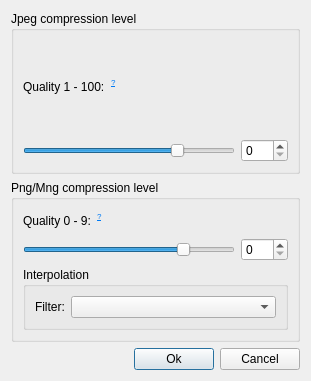
<?xml version="1.0" encoding="UTF-8"?>
<ui version="4.0">
 <class>DialogQuality</class>
 <widget class="QDialog" name="DialogQuality">
  <property name="geometry">
   <rect>
    <x>0</x>
    <y>0</y>
    <width>311</width>
    <height>381</height>
   </rect>
  </property>
  <property name="windowTitle">
   <string>Image settings</string>
  </property>
  <layout class="QVBoxLayout" name="verticalLayout_5">
   <item>
    <widget class="QGroupBox" name="groupBox">
     <property name="title">
      <string>Jpeg compression level</string>
     </property>
     <layout class="QVBoxLayout" name="verticalLayout">
      <item>
       <layout class="QHBoxLayout" name="horizontalLayout_6">
        <item>
         <widget class="QLabel" name="label">
          <property name="text">
           <string>Quality 1 - 100:</string>
          </property>
         </widget>
        </item>
        <item>
         <widget class="QLabel" name="labelJpegHelp">
          <property name="toolTip">
           <string>&lt;html&gt;&lt;head/&gt;&lt;body&gt;&lt;p&gt;For the JPEG image formats, quality is 1 (lowest image quality and highest compression) to 100 (best quality but least effective compression).&lt;/p&gt;&lt;/body&gt;&lt;/html&gt;</string>
          </property>
          <property name="text">
           <string>&lt;html&gt;&lt;head/&gt;&lt;body&gt;&lt;p&gt;&lt;a href=&quot;#&quot;&gt;&lt;span style=&quot; text-decoration: underline; color:#007af4; vertical-align:super;&quot;&gt;?&lt;/span&gt;&lt;/a&gt;&lt;/p&gt;&lt;/body&gt;&lt;/html&gt;</string>
          </property>
         </widget>
        </item>
        <item>
         <spacer name="horizontalSpacer_3">
          <property name="orientation">
           <enum>Qt::Horizontal</enum>
          </property>
          <property name="sizeHint" stdset="0">
           <size>
            <width>40</width>
            <height>20</height>
           </size>
          </property>
         </spacer>
        </item>
       </layout>
      </item>
      <item>
       <layout class="QHBoxLayout" name="horizontalLayout">
        <item>
         <widget class="QSlider" name="sliderJpegQ">
          <property name="minimum">
           <number>1</number>
          </property>
          <property name="maximum">
           <number>100</number>
          </property>
          <property name="value">
           <number>75</number>
          </property>
          <property name="orientation">
           <enum>Qt::Horizontal</enum>
          </property>
         </widget>
        </item>
        <item>
         <widget class="QSpinBox" name="spinJpegQ">
          <property name="maximum">
           <number>100</number>
          </property>
         </widget>
        </item>
       </layout>
      </item>
     </layout>
    </widget>
   </item>
   <item>
    <widget class="QGroupBox" name="groupBox_2">
     <property name="toolTip">
      <string/>
     </property>
     <property name="toolTipDuration">
      <number>-1</number>
     </property>
     <property name="whatsThis">
      <string/>
     </property>
     <property name="title">
      <string>Png/Mng compression level</string>
     </property>
     <layout class="QVBoxLayout" name="verticalLayout_2">
      <item>
       <layout class="QHBoxLayout" name="horizontalLayout_5">
        <item>
         <widget class="QLabel" name="label_2">
          <property name="text">
           <string>Quality 0 - 9:</string>
          </property>
         </widget>
        </item>
        <item>
         <widget class="QLabel" name="labelPngHelp">
          <property name="toolTip">
           <string>&lt;html&gt;&lt;head/&gt;&lt;body&gt;&lt;p&gt;Sets the zlib compression level from 1 to 9 (1 is lowest and 9 is highest).&lt;/p&gt;&lt;p&gt;For compression level 0, the Huffman-only strategy is used, which is fastest but not necessarily the worst compression.&lt;/p&gt;&lt;p&gt;PNG uses a 'lossless' compression method, so increasing the compression does NOT reduce your image quality.&lt;/p&gt;&lt;/body&gt;&lt;/html&gt;</string>
          </property>
          <property name="text">
           <string>&lt;html&gt;&lt;head/&gt;&lt;body&gt;&lt;p&gt;&lt;a href=&quot;#&quot;&gt;&lt;span style=&quot; text-decoration: underline; color:#007af4; vertical-align:super;&quot;&gt;?&lt;/span&gt;&lt;/a&gt;&lt;/p&gt;&lt;/body&gt;&lt;/html&gt;</string>
          </property>
         </widget>
        </item>
        <item>
         <spacer name="horizontalSpacer_2">
          <property name="orientation">
           <enum>Qt::Horizontal</enum>
          </property>
          <property name="sizeHint" stdset="0">
           <size>
            <width>40</width>
            <height>20</height>
           </size>
          </property>
         </spacer>
        </item>
       </layout>
      </item>
      <item>
       <layout class="QHBoxLayout" name="horizontalLayout_2">
        <item>
         <widget class="QSlider" name="sliderPngQ">
          <property name="toolTip">
           <string/>
          </property>
          <property name="toolTipDuration">
           <number>-1</number>
          </property>
          <property name="maximum">
           <number>9</number>
          </property>
          <property name="value">
           <number>7</number>
          </property>
          <property name="orientation">
           <enum>Qt::Horizontal</enum>
          </property>
         </widget>
        </item>
        <item>
         <widget class="QSpinBox" name="spinPngQ">
          <property name="toolTip">
           <string/>
          </property>
          <property name="maximum">
           <number>100</number>
          </property>
         </widget>
        </item>
       </layout>
      </item>
      <item>
       <widget class="QGroupBox" name="groupBox_3">
        <property name="title">
         <string>Interpolation</string>
        </property>
        <layout class="QVBoxLayout" name="verticalLayout_6">
         <item>
          <layout class="QHBoxLayout" name="horizontalLayout_4">
           <item>
            <widget class="QLabel" name="label_3">
             <property name="text">
              <string>Filter:</string>
             </property>
            </widget>
           </item>
           <item>
            <widget class="Combofilters" name="comboFilters">
             <property name="sizePolicy">
              <sizepolicy hsizetype="MinimumExpanding" vsizetype="Fixed">
               <horstretch>0</horstretch>
               <verstretch>0</verstretch>
              </sizepolicy>
             </property>
            </widget>
           </item>
          </layout>
         </item>
        </layout>
       </widget>
      </item>
     </layout>
    </widget>
   </item>
   <item>
    <layout class="QHBoxLayout" name="horizontalLayout_3">
     <item>
      <spacer name="horizontalSpacer">
       <property name="orientation">
        <enum>Qt::Horizontal</enum>
       </property>
       <property name="sizeHint" stdset="0">
        <size>
         <width>40</width>
         <height>20</height>
        </size>
       </property>
      </spacer>
     </item>
     <item>
      <widget class="QPushButton" name="pushOk">
       <property name="toolTip">
        <string/>
       </property>
       <property name="text">
        <string>Ok</string>
       </property>
      </widget>
     </item>
     <item>
      <widget class="QPushButton" name="pushCancel">
       <property name="text">
        <string>Cancel</string>
       </property>
      </widget>
     </item>
    </layout>
   </item>
  </layout>
 </widget>
 <customwidgets>
  <customwidget>
   <class>Combofilters</class>
   <extends>QComboBox</extends>
   <header>src/combofilters.h</header>
  </customwidget>
 </customwidgets>
 <resources/>
 <connections/>
</ui>
